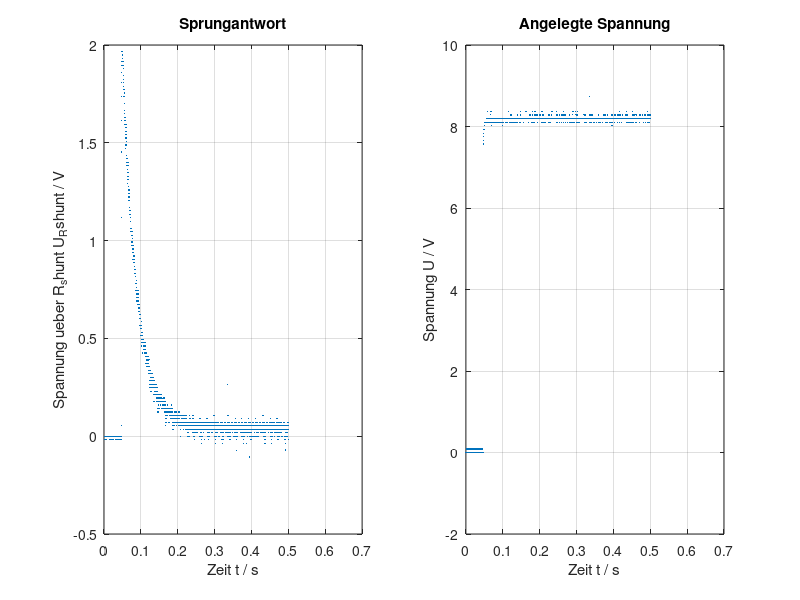

Write the MATLAB code that produced this figure.
%
% Aktorik & Sensorik
%   Labormessungen
%   Dipl.-Ing. (FH) Heiko Lenger
%   2020-10-29


F_import = load('F');
R_Shunt = 1;
figure(6);
    subplot(121)
        F = (1 : length(F_import.A))' * F_import.Tinterval;
        F(:,2) = F_import.A;
        plot(F(:,1), F(:,2), '.', 'Markersize', 1);
        grid
        title('Sprungantwort');
        xlabel('Zeit t / s');
        ylabel('Spannung ueber R_shunt U_Rshunt / V');
    subplot(122)
        F = (1 : length(F_import.A))' * F_import.Tinterval;
        F(:,2) = F_import.A;
        plot(F(:,1), F_import.B, '.','Markersize', 1);
        grid
        title('Angelegte Spannung');
        xlabel('Zeit t / s');
        ylabel('Spannung U / V');



